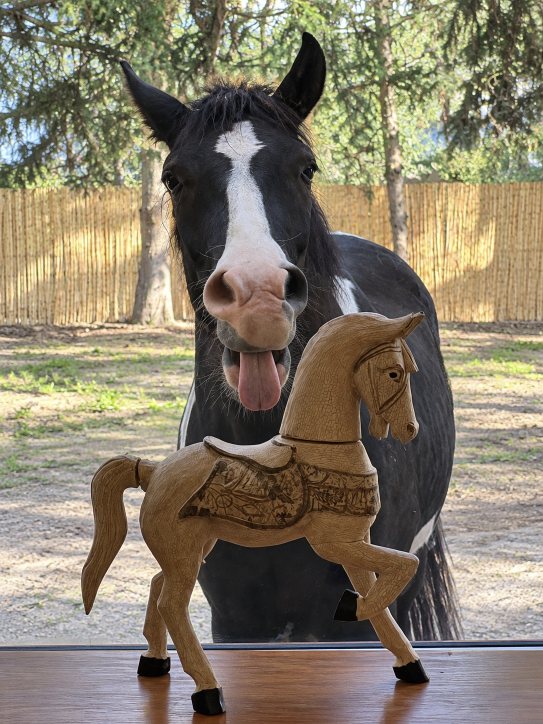
#> input picture instagram/photos/aiko-grimace.png, 1086 x 1448 px (shown at 1/2 size)
$ python story_grimace.py
#> lines starting #> are read from the running program, lines starting #| are printed output that depends on the picture
"""Story d'Aïko qui tire la langue derrière le cheval en bois.

Photo plein écran. La phrase en haut, sur la crinière, au-dessus des yeux ;
la signature en petit en bas au centre, comme sur les photos du fil.

    python3 instagram/story_grimace.py
"""
from pathlib import Path
from PIL import Image, ImageDraw, ImageFont, ImageOps

from signature import BLANC, POLICES, signature
from story_video import ombre_douce

RACINE = Path(__file__).resolve().parent
W, H = 1080, 1920
# Cadrage un peu à gauche du centre : la queue du cheval en bois reste entière.
CADRAGE = (0.37, 0.5)
PHRASES = {
    "clown": "Le clown du domaine",
    "sans-texte": None,
}


def calque(phrase):
    im = Image.new("RGBA", (W, H), (0, 0, 0, 0))
    if phrase:
        f = ImageFont.truetype(str(POLICES / "CormorantGaramond-Italic[wght].ttf"), 92)
        f.set_variation_by_axes([500])
        ImageDraw.Draw(im).text((W / 2, 235), phrase, font=f, fill=BLANC, anchor="mt")
    sig = signature(BLANC, BLANC, g_nom=450, g_lieu=500)
    sig = sig.resize((440, round(sig.height * 440 / sig.width)), Image.LANCZOS)
    im.paste(sig, ((W - sig.width) // 2, 1650), sig)
    return ombre_douce(im)


if __name__ == "__main__":
    src = ImageOps.exif_transpose(Image.open(RACINE / "photos" / "aiko-grimace.png")).convert("RGB")
    fond = ImageOps.fit(src, (W, H), Image.LANCZOS, centering=CADRAGE).convert("RGBA")
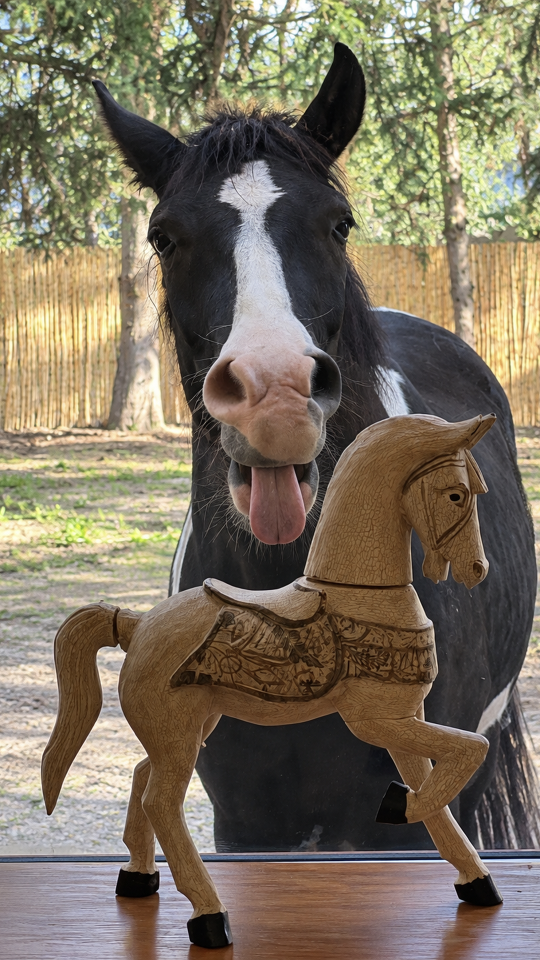
#> fond: PIL image 1080x1920 RGBA (shown at 1/2 size); mean R, G, B, A 123.6, 113.6, 95.7, 255
    for nom, phrase in PHRASES.items():
#> (the run stopped early here; a loop or call above may not have finished)

$ run again, with instagram/photos/fenetre-mur-ocre.png copied over instagram/photos/aiko-grimace.png
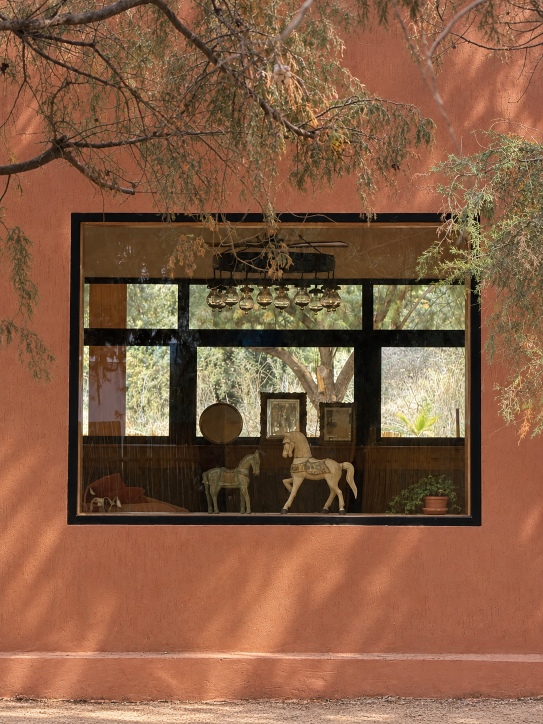
#> input picture instagram/photos/fenetre-mur-ocre.png, 1086 x 1448 px (shown at 1/2 size)
#> src is the input picture: PIL image 1086x1448 RGB; mean R, G, B 134, 93.7, 67.6
#> `fond = ImageOps.fit(src, (W, H), Image.LANCZOS, centering=CADRAGE).con..`:
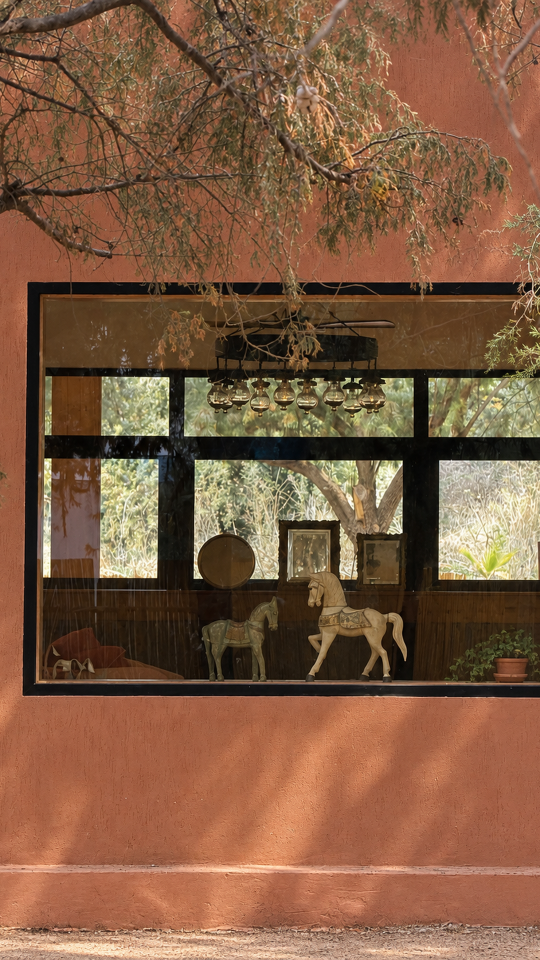
#> fond: PIL image 1080x1920 RGBA (shown at 1/2 size); mean R, G, B, A 128.4, 91.8, 66, 255
